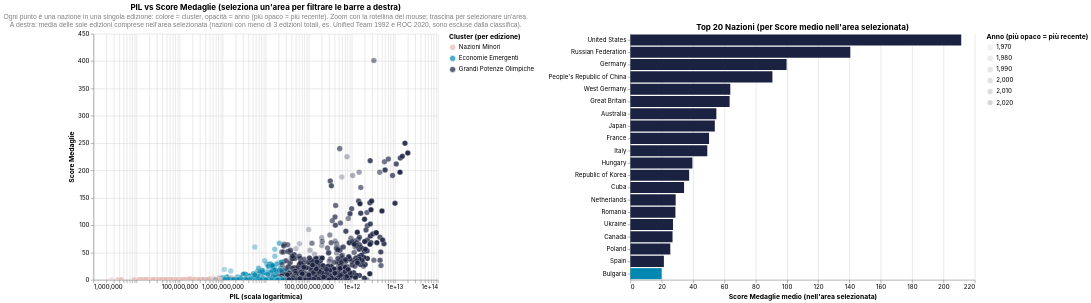

Write the Vega-Lite specification saved for this chart.
### Vega-Lite specification from a JSON file in a GitHub repository (floating-point values rounded to 4 significant figures; data arrays with more than 128 entries replaced by an {"elided": "..."} marker saying what was removed)
{"config": {"background": "transparent", "view": {"stroke": "transparent"}, "title": {"font": "Inter"}, "axis": {"labelFont": "Inter", "titleFont": "Inter"}, "legend": {"labelFont": "Inter", "titleFont": "Inter"}, "header": {"labelFont": "Inter", "titleFont": "Inter"}, "text": {"font": "Inter"}, "range": {"category": ["#1b2140", "#ff8009", "#9a0641", "#ffe34a", "#e7b6af", "#0088b0", "#e03830"], "ramp": ["#e7b6af", "#1b2140"], "heatmap": ["#e7b6af", "#1b2140"]}}, "hconcat": [{"data": {"name": "data-2de0896775f4ed2f3a5f5ab3bac8eacc"}, "mark": {"type": "circle", "size": 80, "stroke": "white", "strokeWidth": 0.5}, "encoding": {"color": {"condition": {"param": "param_24", "field": "Cluster_Label", "type": "nominal", "scale": {"domain": ["Nazioni Minori", "Economie Emergenti", "Grandi Potenze Olimpiche"], "range": ["#e7b6af", "#0088b0", "#1b2140"]}, "legend": {"title": "Cluster (per edizione)"}}, "value": "lightgray"}, "opacity": {"field": "Anno", "legend": {"title": "Anno (più opaco = più recente)"}, "scale": {"domain": [1964, 2020], "range": [0.25, 0.95]}, "type": "quantitative"}, "tooltip": [{"field": "Nazione", "title": "Nazione", "type": "nominal"}, {"field": "Anno", "title": "Anno", "type": "ordinal"}, {"field": "Score_Medaglie", "format": ".1f", "title": "Score Medaglie", "type": "quantitative"}, {"field": "PIL_Assoluto_USD", "format": ",.0f", "title": "PIL Assoluto (USD)", "type": "quantitative"}], "x": {"field": "PIL_Assoluto_USD", "scale": {"type": "log"}, "title": "PIL (scala logaritmica)", "type": "quantitative"}, "y": {"field": "Score_Medaglie", "title": "Score Medaglie", "type": "quantitative"}}, "height": 400, "name": "view_13", "title": {"text": "PIL vs Score Medaglie (seleziona un'area per filtrare le barre a destra)", "subtitle": ["Ogni punto è una nazione in una singola edizione: colore = cluster, opacità = anno (più opaco = più recente). Zoom con la rotellina del mouse; trascina per selezionare un'area.", "A destra: media delle sole edizioni comprese nell'area selezionata (nazioni con meno di 3 edizioni totali, es. Unified Team 1992 e ROC 2020, sono escluse dalla classifica)."], "subtitleColor": "gray", "subtitleFontSize": 11}, "width": 560}, {"data": {"name": "data-99874d53592fbe9401a949b50f235819"}, "mark": {"type": "bar"}, "encoding": {"color": {"field": "Cluster_Prevalente", "legend": null, "scale": {"domain": ["Nazioni Minori", "Economie Emergenti", "Grandi Potenze Olimpiche"], "range": ["#e7b6af", "#0088b0", "#1b2140"]}, "type": "nominal"}, "tooltip": [{"field": "Nazione", "title": "Nazione", "type": "nominal"}, {"field": "Score_Medaglie", "format": ".1f", "title": "Score medio (selezione)", "type": "quantitative"}, {"field": "Cluster_Prevalente", "title": "Cluster prevalente", "type": "nominal"}, {"field": "n_edizioni_totale", "title": "N. edizioni totali (storico)", "type": "quantitative"}, {"field": "Dettaglio_Edizioni", "title": "Medaglie per edizione (storico completo)", "type": "nominal"}], "x": {"field": "Score_Medaglie", "title": "Score Medaglie medio (nell'area selezionata)", "type": "quantitative"}, "y": {"field": "Nazione", "sort": {"field": "Score_Medaglie", "op": "mean", "order": "descending"}, "title": null, "type": "nominal"}}, "height": 400, "title": "Top 20 Nazioni (per Score medio nell'area selezionata)", "transform": [{"filter": {"param": "param_24"}}, {"filter": "(datum.n_edizioni_totale >= 3)"}, {"aggregate": [{"op": "mean", "field": "Score_Medaglie", "as": "Score_Medaglie"}], "groupby": ["Nazione", "Cluster_Prevalente", "n_edizioni_totale", "Dettaglio_Edizioni"]}, {"window": [{"op": "rank", "field": "", "as": "rank"}], "sort": [{"field": "Score_Medaglie", "order": "descending"}]}, {"filter": "(datum.rank <= 20)"}], "width": 560}], "params": [{"name": "param_24", "select": {"type": "interval"}, "views": ["view_13"]}, {"name": "param_25", "select": {"type": "interval", "translate": false}, "bind": "scales", "views": ["view_13"]}], "resolve": {"scale": {"color": "independent"}}, "$schema": "https://vega.github.io/schema/vega-lite/v5.20.1.json", "datasets": {"data-2de0896775f4ed2f3a5f5ab3bac8eacc": {"elided": "2619 records"}, "data-99874d53592fbe9401a949b50f235819": {"elided": "2619 records"}}}
